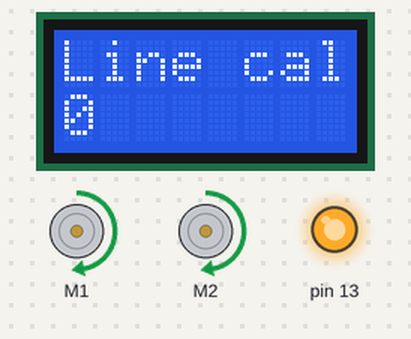
The sketch below on a simulated Arduino Leonardo, built with avr-gcc and run on an emulated ATmega32U4. Shown: 8×2 character LCD, 2 × DC motor (green arrow = forward, orange = backward, longer = faster), output pins drawn as LEDs (lit = HIGH).

Above: at 0.1 s.
At 1.4 s:
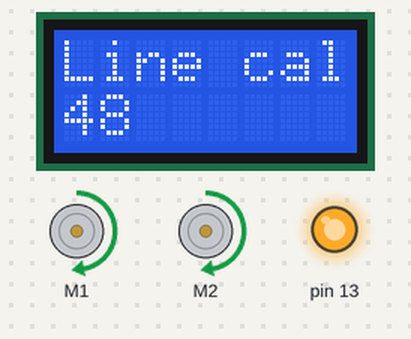
At 2.6 s:
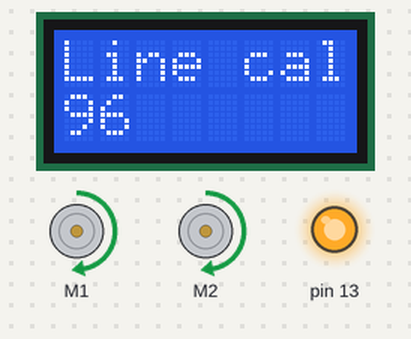
At 5.1 s:
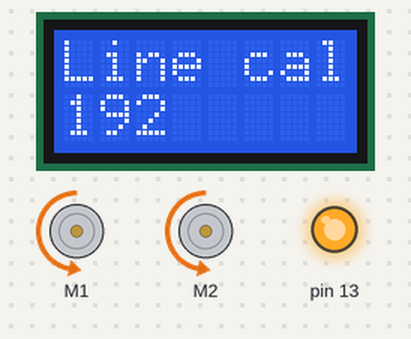
At 7.6 s:
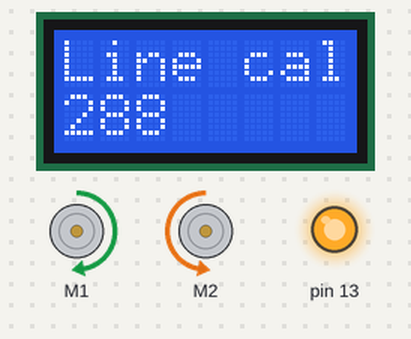
At 10.1 s:
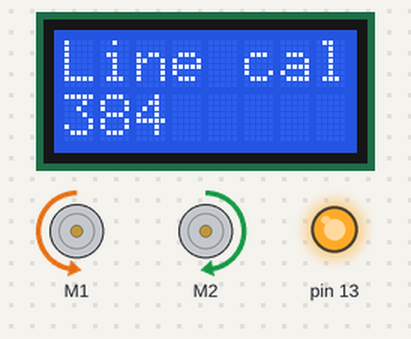
Timing chart, 0 to 12.0 s (numbered marks = the images above):
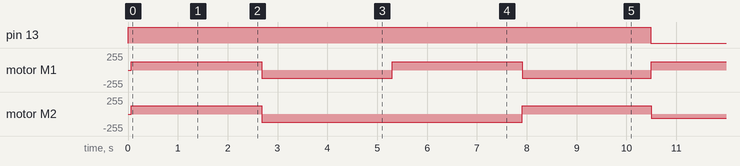

The sketch:

linefolowerABGEBEN.ino
```cpp
/*
 * Linienfolger von Leo Ferrari und Marlon Loretz
 * Der Linienfolger kalibriert zuerst die Farben und kann dadurch
 * einer Linie Folgen.
 */

// Imports
#include <TimerOne.h>
#include <Wire.h>
#include <Zumo32U4.h>

// definiert die weiteren notwendigen Elemente
Zumo32U4Motors motors;
Zumo32U4LCD lcd;
Zumo32U4LineSensors lineSensors;
Zumo32U4Encoders encoders;

// Setup-Methode
void setup() {

// kalibriert die Sensoren
  lineSensors.initFiveSensors();
  calibrateLineSensors();
  lcd.gotoXY(0, 1);
}
// Methode zur Kalibrierung
void calibrateLineSensors(){
 ledYellow(1);
 lcd.clear();
 lcd.print(F("Line cal"));

// während der Kalibrierung fährt der Zumo herum, um alle Farben zu erwischen
 for (uint16_t i = 0; i < 400; i++)
 {
  if(i<=100){
  motors.setLeftSpeed(200);
  motors.setRightSpeed(200);
  }
  else if(i<=200){
  motors.setLeftSpeed(-200);
  motors.setRightSpeed(-200);
  }
  else if(i<=300){
  motors.setLeftSpeed(200);
  motors.setRightSpeed(-200);
  }
  else if(i<=400){
  motors.setLeftSpeed(-200);
  motors.setRightSpeed(200);
  }

 lcd.gotoXY(0, 1);
 lcd.print(i);
 lineSensors.calibrate();
 }
 ledYellow(0);
 lcd.clear();
}

// Loop-Methode
void loop(){

// misst die Werte und entscheidet wie schnell jeder Motor sein muss
  uint16_t lineSensorValues[5] = { 0, 0, 0, 0, 0 };
  lineSensors.readCalibrated(lineSensorValues);
  if(lineSensorValues[1] < 400 && lineSensorValues[3] > 400) {
     motors.setLeftSpeed(300);
     motors.setRightSpeed(300);
  }
  else if(lineSensorValues[1] > 400 ){
     motors.setLeftSpeed(-100);
     motors.setRightSpeed(200);
  }
  else if(lineSensorValues[1] < 400 && lineSensorValues[3] < 400){
     motors.setLeftSpeed(200);
     motors.setRightSpeed(-100);
  }
}
```

Measured:
- by itself, motor M1: alternates forward 127/255 for 2.6 s and backward 127/255 for 2.6 s, 5 changes in all, then stays forward 127/255
- by itself, motor M2: stopped → forward 127/255 at 0.07 s, → backward 127/255 2.6 s later, → forward 127/255 5.2 s later, → backward 63/255 2.6 s later
